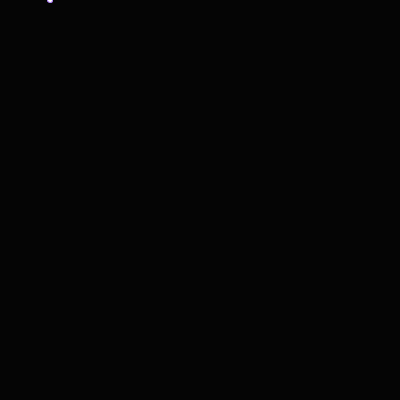
Frame 1 (no input)
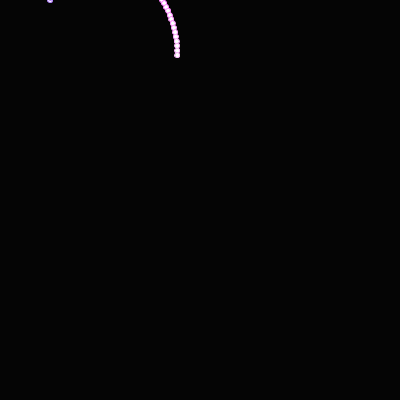
Frame 60 (the mouse pressed at the canvas centre just before this capture)
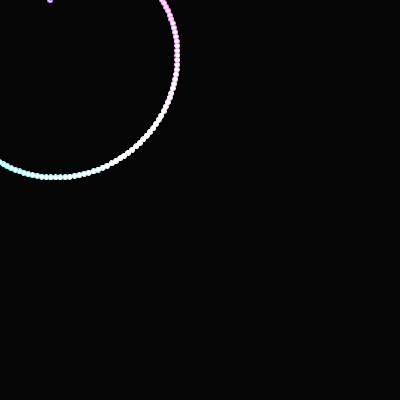
Frame 120 (the mouse held since frame 60 and released just before this capture)

The Processing sketch that drew these frames (run headless with seeded random() and noise(); from frame 60 on, the mouse is pressed at the canvas centre):

// Processing sketch: sketch_ColorSpiro
// ── sketch_ColorSpiro.pde
float R = 100;
float r = 25;
float d = 75;
float theta = 0;
float dTheta = 0.01;

void setup() {
  size(400, 400);
  background(5);
  translate(width/2, height/2);
}

void draw() {
  float x = (R+r) * cos(theta) - d * cos((R+r) / r * theta);
  float y = (R+r) * sin(theta) - d * sin((R+r) / r * theta);
  stroke(map(x, -R-r, R+r, 0, 255), map(y, -R-r, R+r, 0, 255), 255);
  ellipse(x, y, 5, 5);
  theta += dTheta;
}
